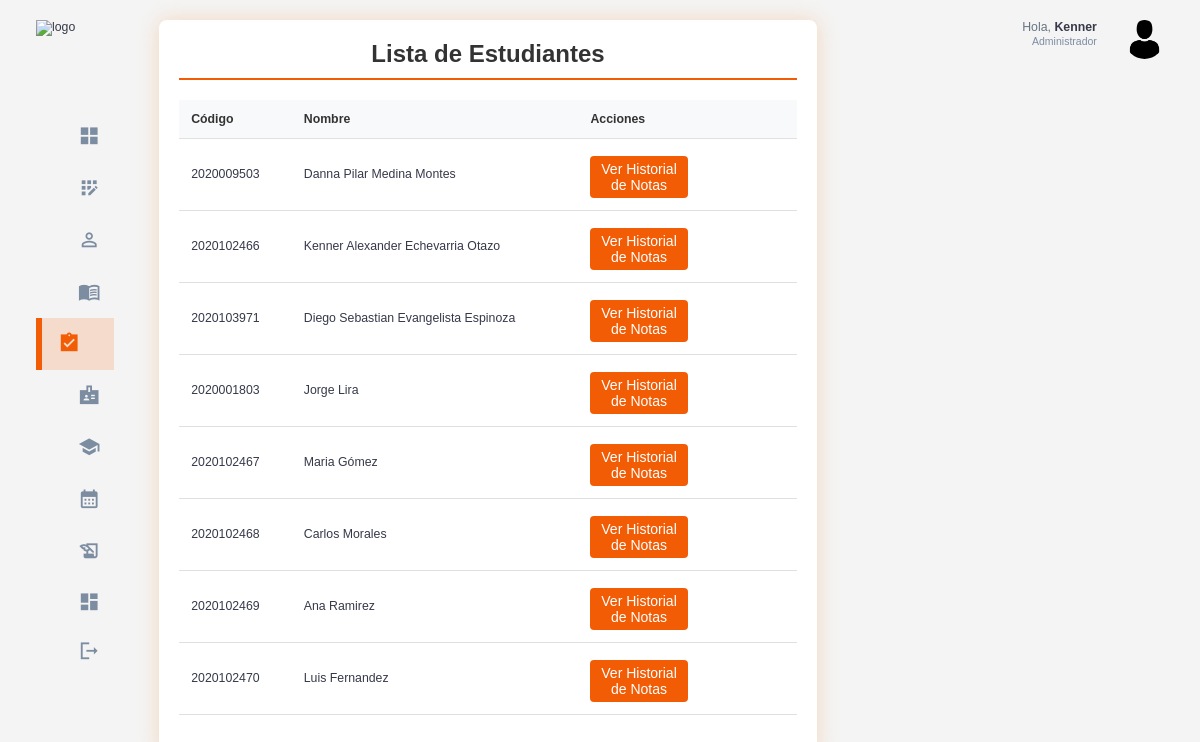
Before: /cursos/historial/ (signed in) with the older database file.
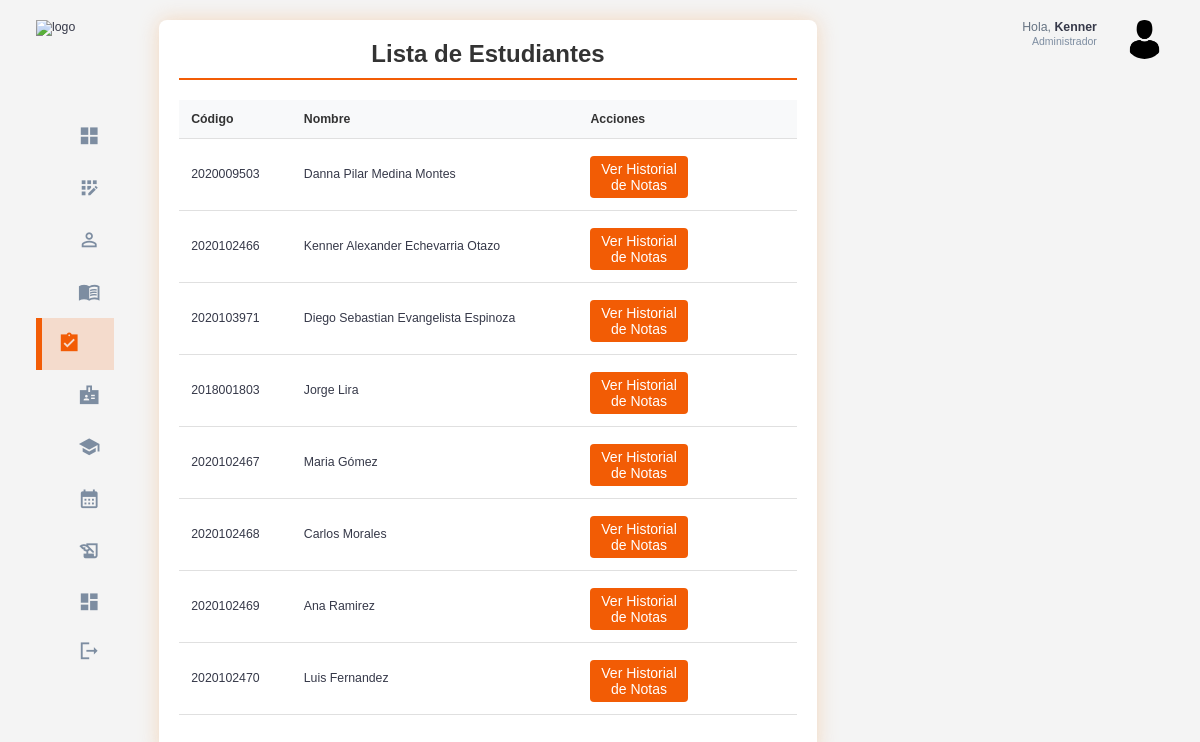
After: the same page with the newer database file.
### estudiantes/models.py (models this page shows, shortened)
class Estudiante(models.Model):
    usuario = models.OneToOneField(Usuario, on_delete=models.CASCADE)
    codigo = models.CharField(max_length=10,unique=True)
    base = models.CharField(max_length=20)
    carrera = models.CharField(max_length=100)
    activo = models.BooleanField(default=True)

class InformacionPersonal(models.Model):
    estudiante = models.OneToOneField(Estudiante, on_delete=models.CASCADE)
    dni =  models.CharField(max_length=8,unique= True)
    nombre = models.CharField(max_length=100)
    apellido = models.CharField(max_length=100)
    fecha_nacimiento = models.DateField()

### usuarios/decorators.py (the view)
        def _wrapped_view(request, *args, **kwargs):
            if request.user.is_authenticated and (request.user.rol.nombre_rol == role or request.user.rol.is_admin):
                return view_func(request, *args, **kwargs)
            else:
                raise PermissionDenied  # Lanza un error si no tiene el rol correcto

### cursos/views.py (called while the page is built)
@login_required
@role_required('Administrador')
def listar_estudiantes_historial(request):
    estudiantes = Estudiante.objects.all()
    return render(request, 'estudiantes/listar_estudiantes_historial.html', {'estudiantes': estudiantes})

### templates/estudiantes/listar_estudiantes_historial.html (shortened to what this page needs)
{% extends 'base.html' %}
{% load static %}
{% block extra_css %}
    <link rel="stylesheet" href="{% static 'css/student_list.css' %}">
{% endblock %}
{% block content %}
<div class="student-list-container">
    <h2>Lista de Estudiantes</h2>
    <div class="table-responsive">
        <table class="student-table">
            <thead>
                <tr>
                  <th>Código</th>
                  <th>Nombre</th>
                  <th>Acciones</th>
                </tr>
            </thead>
            <tbody>
                {% for estudiante in estudiantes %}
                <tr>
                    <td>{{ estudiante.codigo }}</td>
                    <td>{{ estudiante.informacionpersonal.nombre }} {{ estudiante.informacionpersonal.apellido }}</td>
                    <td>
                        <a href="{% url 'historial_notas_estudiante' estudiante.id %}" class="btn-2 btn-add-2">Ver Historial de Notas</a>
                    </td>
                </tr>
                {% endfor %}
            </tbody>
        </table>
    </div>
</div>
{% endblock %}

Changed rows visible on the page:
changed Estudiante "Jorge": codigo "2020001803" → "2018001803"
